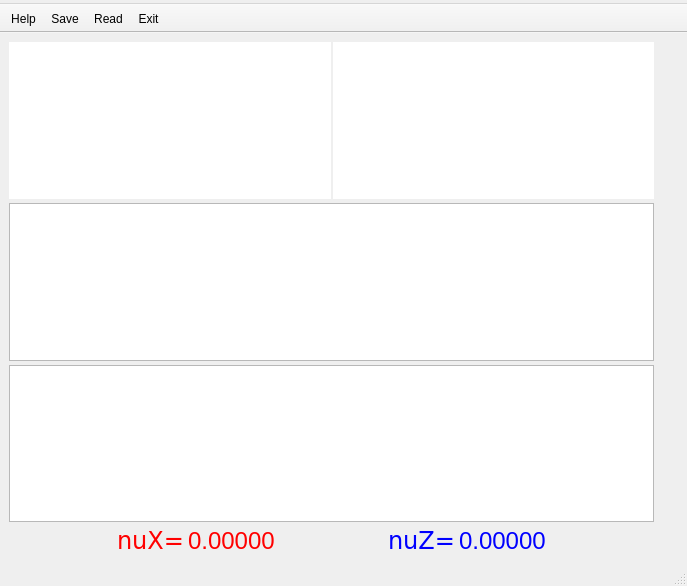
<?xml version="1.0" encoding="UTF-8"?>
<ui version="4.0">
 <class>MainWindow</class>
 <widget class="QMainWindow" name="MainWindow">
  <property name="geometry">
   <rect>
    <x>0</x>
    <y>0</y>
    <width>687</width>
    <height>586</height>
   </rect>
  </property>
  <property name="sizePolicy">
   <sizepolicy hsizetype="Expanding" vsizetype="Expanding">
    <horstretch>0</horstretch>
    <verstretch>0</verstretch>
   </sizepolicy>
  </property>
  <property name="windowTitle">
   <string>MainWindow</string>
  </property>
  <widget class="QWidget" name="centralwidget">
   <layout class="QVBoxLayout" name="verticalLayout_3">
    <item>
     <layout class="QHBoxLayout" name="horizontalLayout_2">
      <property name="spacing">
       <number>4</number>
      </property>
      <property name="sizeConstraint">
       <enum>QLayout::SetDefaultConstraint</enum>
      </property>
      <item>
       <layout class="QVBoxLayout" name="verticalLayout">
        <property name="spacing">
         <number>4</number>
        </property>
        <item>
         <layout class="QHBoxLayout" name="horizontalLayout">
          <property name="spacing">
           <number>2</number>
          </property>
          <item>
           <widget class="PlotWidget" name="plotX">
            <property name="enabled">
             <bool>true</bool>
            </property>
            <property name="sizePolicy">
             <sizepolicy hsizetype="Minimum" vsizetype="Minimum">
              <horstretch>0</horstretch>
              <verstretch>0</verstretch>
             </sizepolicy>
            </property>
            <property name="minimumSize">
             <size>
              <width>64</width>
              <height>128</height>
             </size>
            </property>
            <property name="maximumSize">
             <size>
              <width>16777215</width>
              <height>250</height>
             </size>
            </property>
            <property name="styleSheet">
             <string notr="true"/>
            </property>
            <property name="frameShape">
             <enum>QFrame::NoFrame</enum>
            </property>
            <property name="lineWidth">
             <number>1</number>
            </property>
            <property name="sizeAdjustPolicy">
             <enum>QAbstractScrollArea::AdjustIgnored</enum>
            </property>
            <property name="alignment">
             <set>Qt::AlignCenter</set>
            </property>
           </widget>
          </item>
          <item>
           <widget class="PlotWidget" name="plotZ">
            <property name="enabled">
             <bool>true</bool>
            </property>
            <property name="sizePolicy">
             <sizepolicy hsizetype="Minimum" vsizetype="Minimum">
              <horstretch>0</horstretch>
              <verstretch>0</verstretch>
             </sizepolicy>
            </property>
            <property name="minimumSize">
             <size>
              <width>64</width>
              <height>128</height>
             </size>
            </property>
            <property name="maximumSize">
             <size>
              <width>16777215</width>
              <height>250</height>
             </size>
            </property>
            <property name="frameShape">
             <enum>QFrame::NoFrame</enum>
            </property>
            <property name="lineWidth">
             <number>1</number>
            </property>
           </widget>
          </item>
         </layout>
        </item>
        <item>
         <widget class="PlotWidget" name="plotFX">
          <property name="minimumSize">
           <size>
            <width>0</width>
            <height>128</height>
           </size>
          </property>
         </widget>
        </item>
        <item>
         <widget class="PlotWidget" name="plotFZ">
          <property name="minimumSize">
           <size>
            <width>0</width>
            <height>128</height>
           </size>
          </property>
         </widget>
        </item>
        <item>
         <layout class="QHBoxLayout" name="horizontalLayout_3">
          <property name="spacing">
           <number>4</number>
          </property>
          <item>
           <spacer name="horizontalSpacer_2">
            <property name="orientation">
             <enum>Qt::Horizontal</enum>
            </property>
            <property name="sizeHint" stdset="0">
             <size>
              <width>40</width>
              <height>20</height>
             </size>
            </property>
           </spacer>
          </item>
          <item>
           <widget class="QLabel" name="nu_x_label">
            <property name="font">
             <font>
              <family>DejaVu Sans</family>
              <pointsize>18</pointsize>
             </font>
            </property>
            <property name="styleSheet">
             <string notr="true">color: rgb(255, 0, 0);</string>
            </property>
            <property name="text">
             <string>nuX=</string>
            </property>
           </widget>
          </item>
          <item>
           <widget class="QLabel" name="frq_x">
            <property name="font">
             <font>
              <pointsize>18</pointsize>
             </font>
            </property>
            <property name="styleSheet">
             <string notr="true">color: rgb(255, 0, 0);</string>
            </property>
            <property name="text">
             <string>0.00000</string>
            </property>
            <property name="alignment">
             <set>Qt::AlignLeading|Qt::AlignLeft|Qt::AlignVCenter</set>
            </property>
           </widget>
          </item>
          <item>
           <spacer name="horizontalSpacer">
            <property name="orientation">
             <enum>Qt::Horizontal</enum>
            </property>
            <property name="sizeHint" stdset="0">
             <size>
              <width>40</width>
              <height>20</height>
             </size>
            </property>
           </spacer>
          </item>
          <item>
           <widget class="QLabel" name="nu_z_label">
            <property name="font">
             <font>
              <family>DejaVu Sans</family>
              <pointsize>18</pointsize>
             </font>
            </property>
            <property name="styleSheet">
             <string notr="true">color: rgb(0, 0, 255);</string>
            </property>
            <property name="text">
             <string>nuZ=</string>
            </property>
           </widget>
          </item>
          <item>
           <widget class="QLabel" name="frq_z">
            <property name="font">
             <font>
              <pointsize>18</pointsize>
             </font>
            </property>
            <property name="styleSheet">
             <string notr="true">color: rgb(0, 0, 255);</string>
            </property>
            <property name="text">
             <string>0.00000</string>
            </property>
           </widget>
          </item>
          <item>
           <spacer name="horizontalSpacer_3">
            <property name="orientation">
             <enum>Qt::Horizontal</enum>
            </property>
            <property name="sizeHint" stdset="0">
             <size>
              <width>40</width>
              <height>20</height>
             </size>
            </property>
           </spacer>
          </item>
         </layout>
        </item>
       </layout>
      </item>
      <item>
       <layout class="QVBoxLayout" name="verticalLayout_2">
        <property name="spacing">
         <number>4</number>
        </property>
        <item>
         <widget class="ControlWidget" name="controlWidgetX" native="true">
          <property name="styleSheet">
           <string notr="true"/>
          </property>
         </widget>
        </item>
        <item>
         <widget class="ControlWidget" name="controlWidgetZ" native="true">
          <property name="styleSheet">
           <string notr="true"/>
          </property>
         </widget>
        </item>
        <item>
         <spacer name="verticalSpacer">
          <property name="orientation">
           <enum>Qt::Vertical</enum>
          </property>
          <property name="sizeHint" stdset="0">
           <size>
            <width>20</width>
            <height>40</height>
           </size>
          </property>
         </spacer>
        </item>
       </layout>
      </item>
     </layout>
    </item>
   </layout>
  </widget>
  <widget class="QMenuBar" name="menubar">
   <property name="geometry">
    <rect>
     <x>0</x>
     <y>0</y>
     <width>687</width>
     <height>22</height>
    </rect>
   </property>
   <widget class="QMenu" name="menuHelp">
    <property name="title">
     <string/>
    </property>
   </widget>
   <widget class="QMenu" name="menuAAA">
    <property name="title">
     <string/>
    </property>
   </widget>
   <addaction name="menuHelp"/>
   <addaction name="menuAAA"/>
  </widget>
  <widget class="QStatusBar" name="statusbar"/>
  <widget class="QToolBar" name="toolBar">
   <property name="windowTitle">
    <string>toolBar</string>
   </property>
   <property name="movable">
    <bool>false</bool>
   </property>
   <attribute name="toolBarArea">
    <enum>TopToolBarArea</enum>
   </attribute>
   <attribute name="toolBarBreak">
    <bool>false</bool>
   </attribute>
   <addaction name="actionHelp"/>
   <addaction name="actionSave"/>
   <addaction name="actionRead"/>
   <addaction name="actionExit"/>
  </widget>
  <action name="actionHelp">
   <property name="text">
    <string>Help</string>
   </property>
  </action>
  <action name="actionSave">
   <property name="text">
    <string>Save</string>
   </property>
   <property name="toolTip">
    <string>Save Settings</string>
   </property>
  </action>
  <action name="actionRead">
   <property name="text">
    <string>Read</string>
   </property>
   <property name="toolTip">
    <string>Read Settings</string>
   </property>
  </action>
  <action name="actionExit">
   <property name="text">
    <string>Exit</string>
   </property>
   <property name="toolTip">
    <string>Exit</string>
   </property>
  </action>
 </widget>
 <customwidgets>
  <customwidget>
   <class>PlotWidget</class>
   <extends>QGraphicsView</extends>
   <header>pyqtgraph</header>
  </customwidget>
  <customwidget>
   <class>ControlWidget</class>
   <extends>QWidget</extends>
   <header>controlwidget</header>
   <container>1</container>
  </customwidget>
 </customwidgets>
 <resources/>
 <connections/>
</ui>
